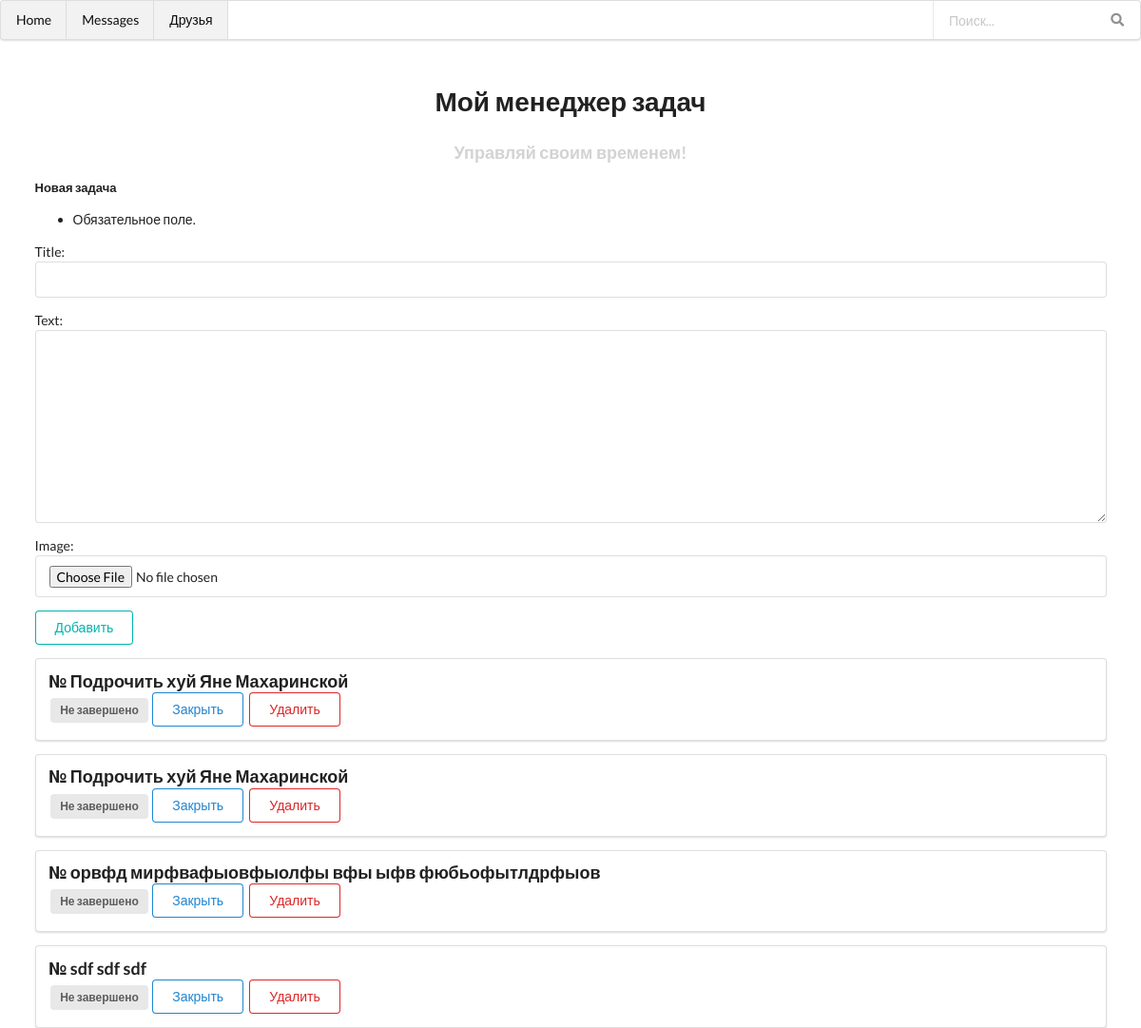
The page / on the database its author committed.
### tasktodo/models.py (models this page shows, shortened)
class Task(models.Model):
    title = models.CharField(max_length=250)
    slug = models.SlugField(max_length=250,
                            blank=True)
    text = models.TextField(blank=True)
    image = ProcessedImageField(upload_to='task_image/%Y/%m/%d',
                                processors=[ResizeToFill(820,500)],
                                format='JPEG',
                                options={'quality': 80},
                                blank=True,
                                null=True)
    is_complete = models.BooleanField(default=False)
    publish = models.DateTimeField(default=timezone.now,null=True)
    created = models.DateTimeField(auto_now_add=True,null=True)
    updated = models.DateTimeField(auto_now=True,null=True)
    class Meta:
        ordering = ['-publish']
        indexes = [
            models.Index(fields=['-publish'])
        ]
    def get_absolute_url(self):
        return reverse("task_detail", args=[self.id,
                                            self.slug])

### tasktodo/views.py (the view)
# urls.py: path('',views.task_list,name='index'),
def task_list(request):
    task = Task.objects.all()
    if request.method=='POST':
        form = NewTaskForm(data=request.POST,
                           files=request.FILES)
        if form.is_valid():
            cd = form.cleaned_data
            new_task = form.save(commit=False)
            new_task.user = request.user
            new_task.save()
            messages.success(request,
                             'Задача успешно добавлена')
            return redirect(new_task.get_absolute_url())
        else:
            messages.error(request,
                           'При заполнении данных произошла ошибка')
    else:
        form = NewTaskForm(files=request.FILES,
                           data=request.GET)
    return render(request,
                  'task/task_list.html',
                  {'task':task,
                   'form':form})

### tasktodo/forms.py
class NewTaskForm(forms.ModelForm):
    class Meta:
        model = Task
        fields = ['title','text','image']

### tasktodo/templates/task/task_list.html (shortened to what this page needs)
{% extends 'base.html' %}
{% block content %}
<div style="margin-top: 50px;" class="ui container">
    <h1 class="ui center aligned header">Мой менеджер задач</h1>
    <h3 class="test_style">Управляй своим временем!</h3>
    <form class="ui form" action="{% url "index" %}" method="post" enctype="multipart/form-data">
        <div class="field">
            <label>Новая задача</label>
            {{form.as_p}}
        </div>
        <button class="ui teal basic button" type="submit">Добавить</button>
    </form>
{% for task in task %}
<div class="ui segment">
    <a href="{{ task.get_absolute_url }}"> <p class="ui big header">№{{task.count}} {{ task.title }}</p></a>
    {% if task.is_complete == False %}
    <span class="ui gray label">Не завершено</span>
    <a class="ui primary basic button" href="{% url "update" task_id=task.id slug=task.slug %}">Закрыть</a>
    {% else %}
    <span class="ui green label">Завершено</span>
    <a class="ui blue button" href="{% url "update" task_id=task.id slug=task.slug %}">Открыть</a>
    {% endif %}
    <a class="ui negative basic button" href="{% url "delete_suka" task_id=task.id slug=task.slug %}">Удалить</a>
</div>
{% endfor %}
</div>
{% endblock content %}

### tasktodo/templates/base.html (shortened to what this page needs)
{% load static %}
<!DOCTYPE html>
<html lang="ru">
<head>
    <link rel="stylesheet" href="https://cdn.jsdelivr.net/npm/semantic-ui@2.4.2/dist/semantic.min.css">
    <link rel="stylesheet" href="{% static 'css/style.css' %}">
</head>
<body>
    {% include 'task/includes/navbar.html' %}
    {% block content %}
    {% endblock %}
</body>
</html>

### tasktodo/templates/task/includes/navbar.html
<div class="ui menu">
    <a class="item active" href="{% url "index" %}">
      Home
    </a>
    <a class="item active" href="#">
      Messages
    </a>
    <a class="item active" href="#">Друзья </a>
    <div class="right menu">
      <div class="item">
        <div class="ui transparent icon input">
          <input type="text" placeholder="Поиск...">
          <i class="search link icon"></i>
        </div>
      </div>
    </div>
  </div>

### todo6/static/css/style.css (style rules this page uses)
.test_style { text-align: center; color: lightgrey; }

### rows shown on the page
Task: title "Подрочить хуй Яне Махаринской", is_complete "Не завершено"
Task: title "Подрочить хуй Яне Махаринской", is_complete "Не завершено"
Task: title "орвфд мирфвафыовфыолфы вфы ыфв фюбьофытлдрфыов", is_complete "Не завершено"
Task: title "sdf sdf sdf", is_complete "Не завершено"
